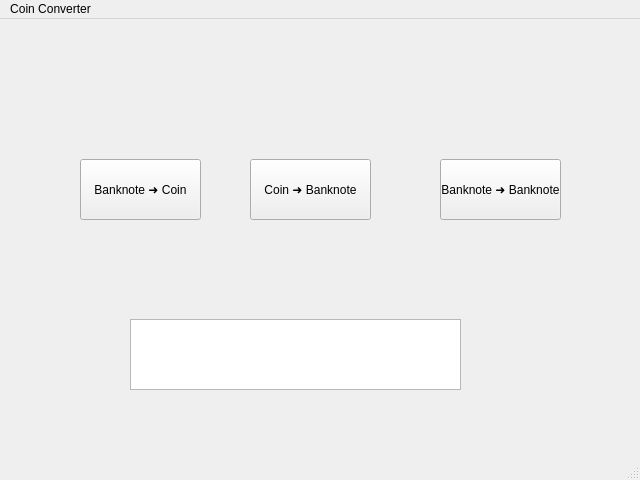
<?xml version="1.0" encoding="UTF-8"?>
<ui version="4.0">
 <class>MainWindow</class>
 <widget class="QMainWindow" name="MainWindow">
  <property name="geometry">
   <rect>
    <x>0</x>
    <y>0</y>
    <width>640</width>
    <height>480</height>
   </rect>
  </property>
  <property name="windowTitle">
   <string>MainWindow</string>
  </property>
  <widget class="QWidget" name="centralwidget">
   <widget class="QPushButton" name="btn_banknote_to_coin">
    <property name="geometry">
     <rect>
      <x>80</x>
      <y>140</y>
      <width>121</width>
      <height>61</height>
     </rect>
    </property>
    <property name="text">
     <string>Banknote ➜ Coin</string>
    </property>
   </widget>
   <widget class="QPushButton" name="btn_coin_to_banknote">
    <property name="geometry">
     <rect>
      <x>250</x>
      <y>140</y>
      <width>121</width>
      <height>61</height>
     </rect>
    </property>
    <property name="text">
     <string>Coin ➜ Banknote</string>
    </property>
   </widget>
   <widget class="QPushButton" name="btn_banknote_to_banknote">
    <property name="geometry">
     <rect>
      <x>440</x>
      <y>140</y>
      <width>121</width>
      <height>61</height>
     </rect>
    </property>
    <property name="text">
     <string>Banknote ➜ Banknote</string>
    </property>
   </widget>
   <widget class="QTextEdit" name="log_box">
    <property name="geometry">
     <rect>
      <x>130</x>
      <y>300</y>
      <width>331</width>
      <height>71</height>
     </rect>
    </property>
   </widget>
  </widget>
  <widget class="QMenuBar" name="menubar">
   <property name="geometry">
    <rect>
     <x>0</x>
     <y>0</y>
     <width>640</width>
     <height>21</height>
    </rect>
   </property>
   <widget class="QMenu" name="menuCoin_Converter">
    <property name="title">
     <string>Coin Converter</string>
    </property>
   </widget>
   <addaction name="menuCoin_Converter"/>
  </widget>
  <widget class="QStatusBar" name="statusbar"/>
 </widget>
 <resources/>
 <connections/>
</ui>
